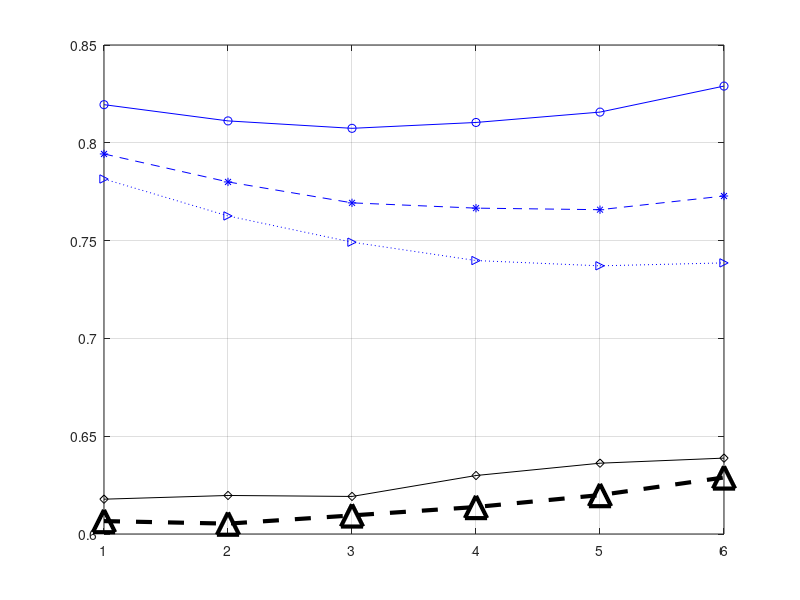

Reproduce this figure in MATLAB. (Note: this script raises an error after producing the figure.)
% draw mae reults with different alpha/(alpha+\beta)


ml10_m = [0.8195,0.8112,0.8074,0.8104,0.8157,0.829];
ml10_d = [0.0102,0.0096,0.0094,0.0088,0.0076,0.0091];

ml10_max = [0.8314,0.8216,0.819,0.8216,0.8294,0.8437];
ml10_min = [0.8042,0.7948,0.7924,0.7969,0.8084,0.817];

ml50_m = [0.7943,0.78,0.7693,0.7666,0.7658,0.7728];
ml50_d = [0.0125,0.0122,0.0127,0.0156,0.0176,0.0177];

ml50_max = [0.8083,0.796,0.7872,0.7857,0.7888,0.7985];
ml50_min = [0.775,0.7639,0.7518,0.7448,0.7426,0.7499];

ml100_m = [0.7815,0.7626,0.7492,0.7398,0.7371,0.7386];
ml100_d = [0.0102,0.0112,0.013,0.0131,0.0162,0.0184];

ml100_max = [0.7922,0.7737,0.765,0.7583,0.7616,0.764];
ml100_min = [0.7654,0.7449,0.7305,0.7221,0.7163,0.7151];


redat10_m = [0.6178,0.6197,0.6192,0.6299,0.6362,0.6388];
redat10_d = [0.008,0.0107,0.0107,0.0108,0.0129,0.0135];

redat10_max = [0.6316,0.6331,0.6394,0.6473,0.6542,0.6586];
redat10_min = [0.6081,0.6034,0.6096,0.6146,0.6226,0.6189];

redat50_m = [0.6066,0.6053,0.6095,0.6138,0.6199,0.6289];
redat50_d = [0.011,0.0111,0.0122,0.0117,0.0127,0.0142];

redat50_max = [0.623,0.6246,0.6297,0.6336,0.6414,0.6521];
redat50_min = [0.5912,0.5916,0.5931,0.5982,0.6048,0.6103];


figure
hold on
box on
grid on
plot(1:6,ml10_m,'b-o',1:6,ml50_m,'b--*',1:6,ml100_m,'b:>',1:6,redat10_m,'k-d',1:6,redat50_m,'k--^','LineWidth',3, 'MarkerSize',16)

ax = gca;
ax.XTick = 1:6;
set(gca,'xticklabel',{'0.5' '0.6' '0.7' '0.8' '0.9' '1.0'},'FontSize',28);
xlim([0.8,6.2]);
ylim([0.57,0.94]);

legend('MovieLens: 10 Friends','MovieLens: 50 Friends', 'MovieLens: 100 Friends','10-FMT: 10 Friends','10-FMT: 50 Friends','FontSize',28)
xlabel('\alpha/(\alpha+ \beta)','FontSize',28)
ylabel('MAE','FontSize',28)

plot(0.8:0.1:1.2,redat10_max(1)*ones(1,5),1.8:0.1:2.2,redat10_max(2)*ones(1,5),2.8:0.1:3.2,redat10_max(3)*ones(1,5),3.8:0.1:4.2,redat10_max(4)*ones(1,5),4.8:0.1:5.2,redat10_max(5)*ones(1,5),5.8:0.1:6.2,redat10_max(6)*ones(1,5),'Color','g','LineWidth',3);
plot(0.8:0.1:1.2,redat10_min(1)*ones(1,5),1.8:0.1:2.2,redat10_min(2)*ones(1,5),2.8:0.1:3.2,redat10_min(3)*ones(1,5),3.8:0.1:4.2,redat10_min(4)*ones(1,5),4.8:0.1:5.2,redat10_min(5)*ones(1,5),5.8:0.1:6.2,redat10_min(6)*ones(1,5),'Color','g','LineWidth',3);

plot(0.8:0.1:1.2,redat50_max(1)*ones(1,5),1.8:0.1:2.2,redat50_max(2)*ones(1,5),2.8:0.1:3.2,redat50_max(3)*ones(1,5),3.8:0.1:4.2,redat50_max(4)*ones(1,5),4.8:0.1:5.2,redat50_max(5)*ones(1,5),5.8:0.1:6.2,redat50_max(6)*ones(1,5),'Color','r','LineWidth',3);
plot(0.8:0.1:1.2,redat50_min(1)*ones(1,5),1.8:0.1:2.2,redat50_min(2)*ones(1,5),2.8:0.1:3.2,redat50_min(3)*ones(1,5),3.8:0.1:4.2,redat50_min(4)*ones(1,5),4.8:0.1:5.2,redat50_min(5)*ones(1,5),5.8:0.1:6.2,redat50_min(6)*ones(1,5),'Color','r','LineWidth',3);


plot(0.8:0.1:1.2,ml10_max(1)*ones(1,5),1.8:0.1:2.2,ml10_max(2)*ones(1,5),2.8:0.1:3.2,ml10_max(3)*ones(1,5),3.8:0.1:4.2,ml10_max(4)*ones(1,5),4.8:0.1:5.2,ml10_max(5)*ones(1,5),5.8:0.1:6.2,ml10_max(6)*ones(1,5),'Color','g','LineWidth',3);
plot(0.8:0.1:1.2,ml10_min(1)*ones(1,5),1.8:0.1:2.2,ml10_min(2)*ones(1,5),2.8:0.1:3.2,ml10_min(3)*ones(1,5),3.8:0.1:4.2,ml10_min(4)*ones(1,5),4.8:0.1:5.2,ml10_min(5)*ones(1,5),5.8:0.1:6.2,ml10_min(6)*ones(1,5),'Color','g','LineWidth',3);

plot(0.8:0.1:1.2,ml50_max(1)*ones(1,5),1.8:0.1:2.2,ml50_max(2)*ones(1,5),2.8:0.1:3.2,ml50_max(3)*ones(1,5),3.8:0.1:4.2,ml50_max(4)*ones(1,5),4.8:0.1:5.2,ml50_max(5)*ones(1,5),5.8:0.1:6.2,ml50_max(6)*ones(1,5),'Color','r','LineWidth',3);
plot(0.8:0.1:1.2,ml50_min(1)*ones(1,5),1.8:0.1:2.2,ml50_min(2)*ones(1,5),2.8:0.1:3.2,ml50_min(3)*ones(1,5),3.8:0.1:4.2,ml50_min(4)*ones(1,5),4.8:0.1:5.2,ml50_min(5)*ones(1,5),5.8:0.1:6.2,ml50_min(6)*ones(1,5),'Color','r','LineWidth',3);

plot(0.8:0.1:1.2,ml100_max(1)*ones(1,5),1.8:0.1:2.2,ml100_max(2)*ones(1,5),2.8:0.1:3.2,ml100_max(3)*ones(1,5),3.8:0.1:4.2,ml100_max(4)*ones(1,5),4.8:0.1:5.2,ml100_max(5)*ones(1,5),5.8:0.1:6.2,ml100_max(6)*ones(1,5),'Color','b','LineWidth',3);
plot(0.8:0.1:1.2,ml100_min(1)*ones(1,5),1.8:0.1:2.2,ml100_min(2)*ones(1,5),2.8:0.1:3.2,ml100_min(3)*ones(1,5),3.8:0.1:4.2,ml100_min(4)*ones(1,5),4.8:0.1:5.2,ml100_min(5)*ones(1,5),5.8:0.1:6.2,ml100_min(6)*ones(1,5),'Color','b','LineWidth',3);

hold off

draw_rectangle(ml10_m,ml10_d,'g');
draw_rectangle(ml100_m,ml100_d,'b');
draw_rectangle(ml50_m,ml50_d,'r');

draw_rectangle(redat10_m,redat10_d,'g');
draw_rectangle(redat50_m,redat50_d,'r');










